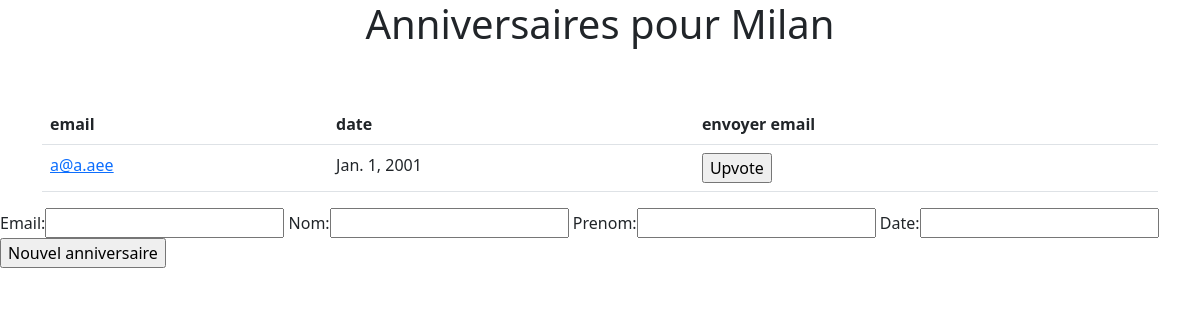
The page / (signed in) on the database as committed earlier.
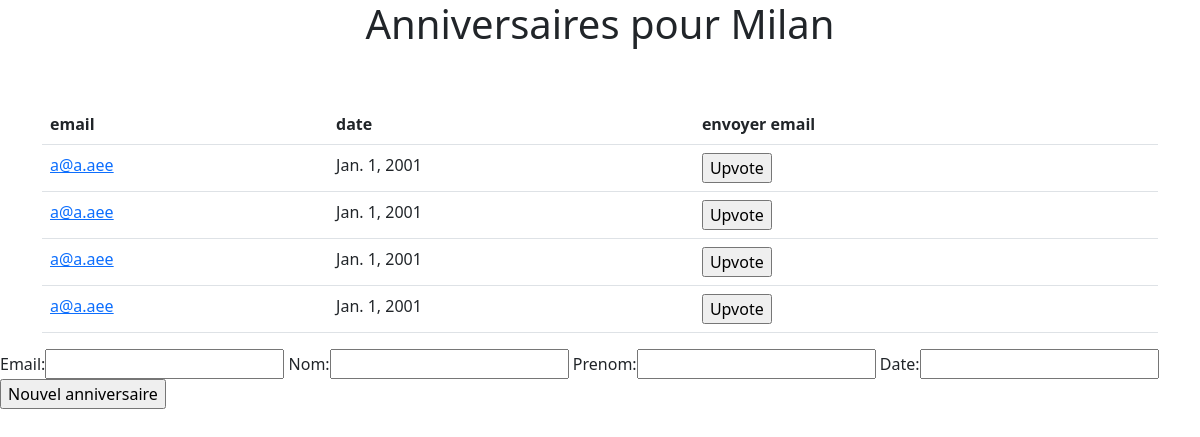
The same page on the database as committed later.
### rappel_date/models.py (models this page shows, shortened)
class Anniversaire(models.Model):
    owner = models.ForeignKey(
        settings.AUTH_USER_MODEL,
        on_delete=models.CASCADE,
    )
    email = models.EmailField()
    nom = models.CharField(max_length=50)
    prenom = models.CharField(max_length=50)
    date = models.DateField()
    @classmethod
    def get_allowed_for_user(cls, user):
        if user.is_superuser:
            anniversaires = cls.objects.all()
        else:
            anniversaires = cls.objects.filter(owner=user)
        return anniversaires

### rappel_date/views.py (the view)
# urls.py: path("", login_required(views.index), name="index"),
def index(request):
    anniversaires = Anniversaire.get_allowed_for_user(request.user)
    if request.method == "POST":
        form = AnniversaireForm(request.POST)
        if form.is_valid():
            anniversaire = form.save(commit=False)
            anniversaire.owner = request.user
            anniversaire.save()
    else:
        form = AnniversaireForm(initial={"owner": request.user})
    context = {"request": request, "anniversaires": anniversaires, "form": form}
    return render(request, "rappel_date/index.html", context)

### rappel_date/forms.py
class AnniversaireForm(ModelForm):
    class Meta:
        model = Anniversaire
        exclude = ["owner"]

### rappel_date/templates/rappel_date/index.html (shortened to what this page needs)
{% extends 'rappel_date/base.html' %}
{% block "main_content" %}
<main role="main">
    <section class="jumbotron text-center">
        <div class="container">
            <h1 class="jumbotron-heading">Anniversaires pour {{ request.user.username | capfirst}} </h1>
    </section>
    <div class=" py-5 ">
        <div class="container">
            <div class="row">
                <div class="col-md-12">
                    <table class="table">
                        {% include "rappel_date/parts/table_head.html" %}
                        <tbody>
                            {% for anniversaire in anniversaires %}
                            {% include "rappel_date/parts/table_line.html" %}
                            {% endfor %}
                        </tbody>
                    </table>
                </div>
            </div>
        </div>
        <form action="" method="POST">
            {{ form }}
            <input type="submit" name="create" value="Nouvel anniversaire" />
        </form>
    </div>
</main>
{% endblock "main_content" %}

### rappel_date/templates/rappel_date/base.html (shortened to what this page needs)
<!DOCTYPE html>
<html lang="en">
<head>
    <link href="https://cdn.jsdelivr.net/npm/bootstrap@5.2.3/dist/css/bootstrap.min.css" rel="stylesheet"
>
    <link rel="stylesheet" href="https://cdn.jsdelivr.net/npm/bootstrap-icons@1.10.2/font/bootstrap-icons.css">
</head>
<body>
    {% block "main_content" %}{% endblock %}
</body>
</html>

### rappel_date/templates/rappel_date/parts/table_head.html
<thead>
    <tr>
        <th scope="col">email</th>
        <th scope="col">date</th>
        <th scope="col">envoyer email</th>
    </tr>
</thead>

### rappel_date/templates/rappel_date/parts/table_line.html (shortened to what this page needs)
<tr>
    <td>
        <a href="{% url 'anniversaire:details' anniversaire.pk anniversaire.nom %}">{{anniversaire.email}}</a>
    </td>
    <td>{{anniversaire.date}}</td>
    <td>
        <form action="{% url 'anniversaire:notify' anniversaire.pk %}" method="post">
            <input type="submit" name="upvote" value="Upvote" />
        </form>
    </td>
</tr>

Rows that differ between the two databases and show on the page:
added Anniversaire: email "a@a.aee", date "Jan. 1, 2001"
added Anniversaire: email "a@a.aee", date "Jan. 1, 2001"
added Anniversaire: email "a@a.aee", date "Jan. 1, 2001"
